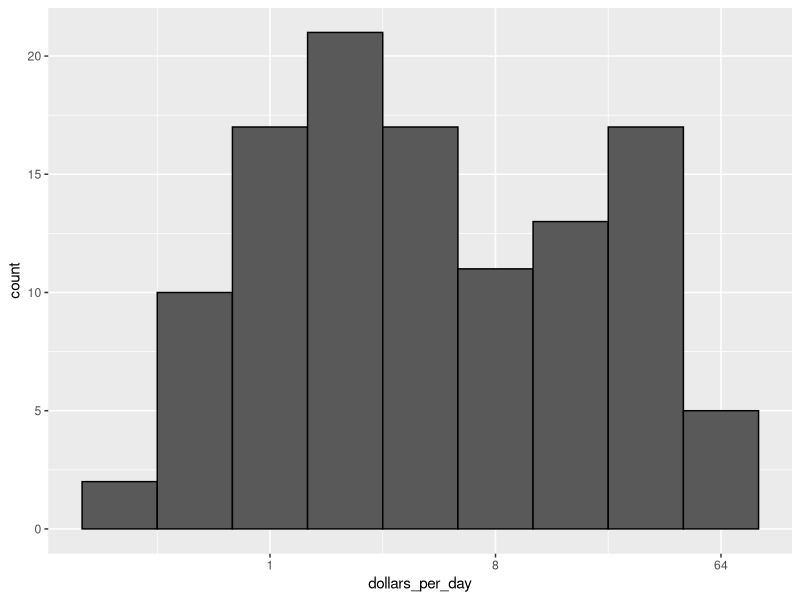
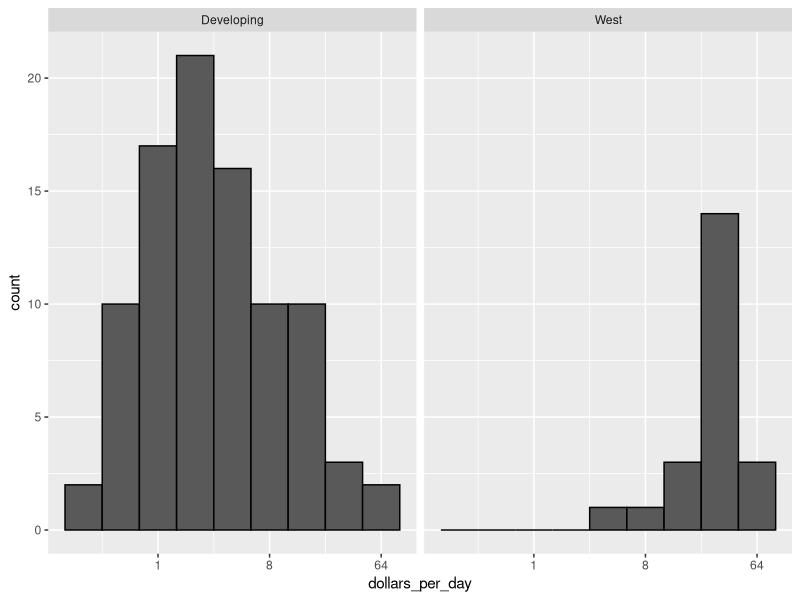
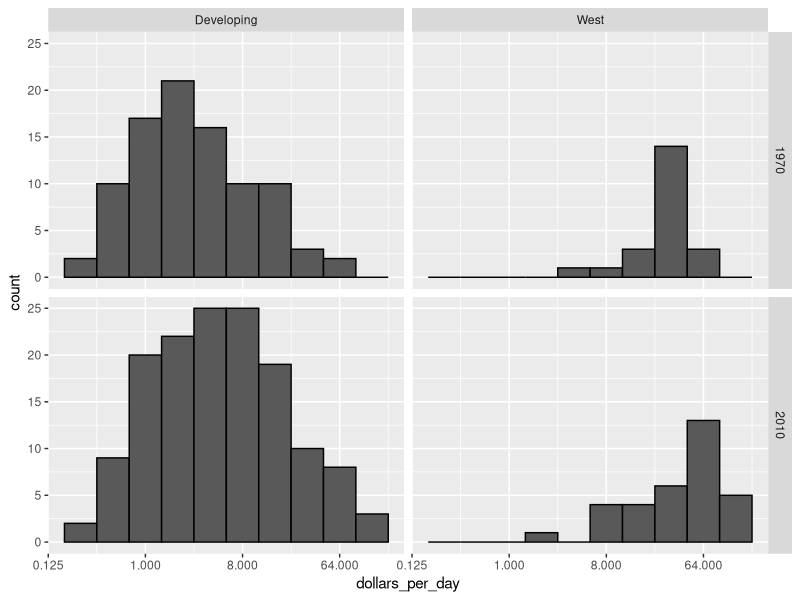
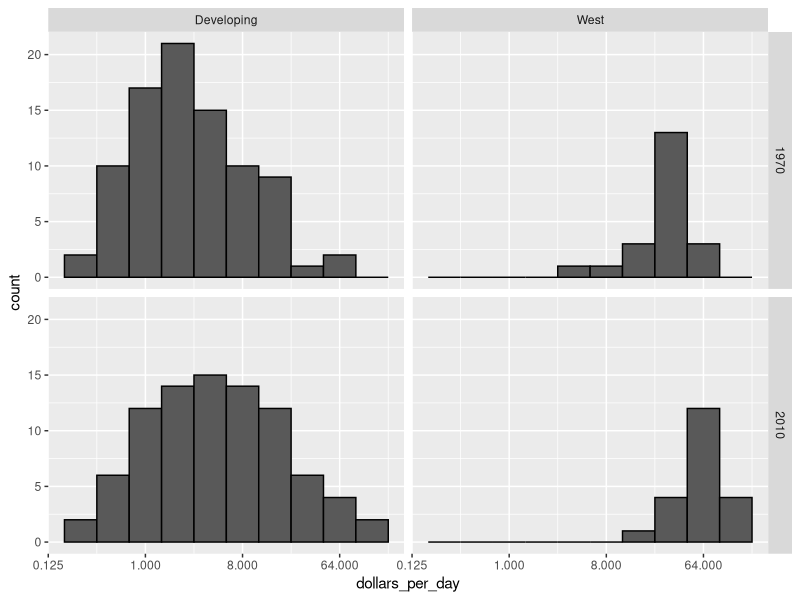
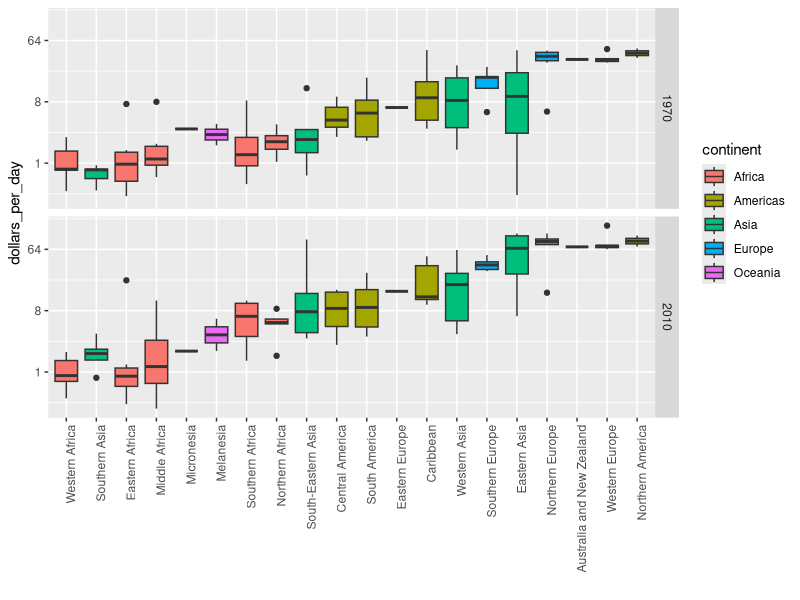
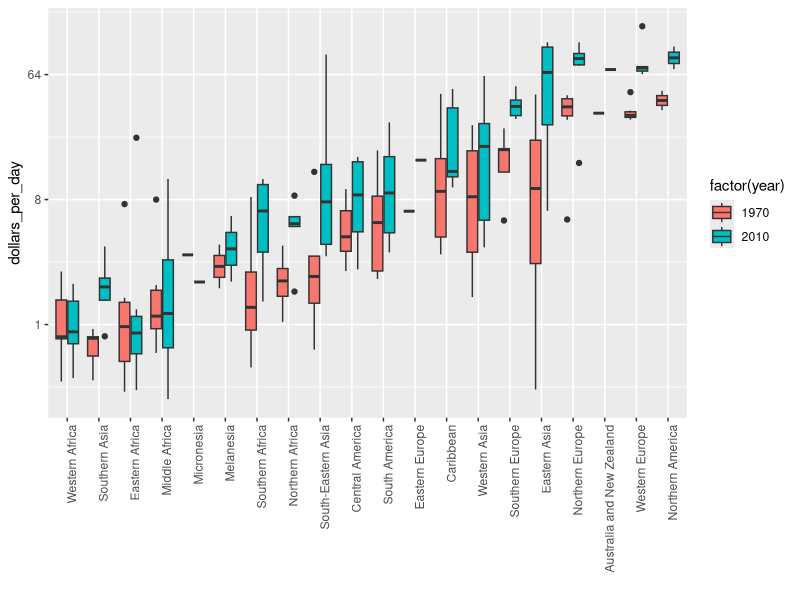

The R script that drew these images, in order:
library(tidyverse)
library(dslabs)
data(gapminder)

# add dollars per day variable and define past year
gapminder <- gapminder %>% mutate(dollars_per_day = gdp/population/365)
past_year <- 1970

gapminder %>%
  filter(year == past_year & !is.na(gdp)) %>%
  ggplot(aes(dollars_per_day)) +
  geom_histogram(binwidth = 1, color = "Black") +
  scale_x_continuous(trans = "log2")

# define Western countries
west <- c("Northern America", "Western Europe", "Northern Europe", "Southern Europe", "Australia and New Zealand")

# facet by West vs developing
gapminder %>%
  filter(year == past_year, !is.na(gdp)) %>%
  mutate(group = ifelse(region %in% west, "West", "Developing")) %>%
  ggplot(aes(dollars_per_day)) +
  geom_histogram(binwidth = 1, color = "black") +
  scale_x_continuous(trans = "log2") +
  facet_grid(.~group)

# facet by West/developing and year
present_year <- 2010

gapminder %>%
  filter(year %in% c(past_year, present_year), !is.na(gdp)) %>%
  mutate(group = ifelse(region %in% west, "West", "Developing")) %>%
  ggplot(aes(dollars_per_day)) +
  geom_histogram(binwidth = 1, color = "black") +
  scale_x_continuous(trans = "log2") +
  facet_grid(year~group)

# define countries that have data available in both years
country_list_1 <- gapminder %>% filter(year == past_year & !is.na(dollars_per_day)) %>% .$country
country_list_2 <- gapminder %>% filter(year == present_year & !is.na(dollars_per_day)) %>% .$country
country_list <- intersect(country_list_1, country_list_2)

# make histogram including only countries with data available in both years
gapminder %>%
  filter(year %in% c(past_year, present_year) & country %in% country_list) %>%
  mutate(group = ifelse(region %in% west, "West", "Developing")) %>%
  ggplot(aes(dollars_per_day)) +
  geom_histogram(binwidth = 1, color = "black") +
  scale_x_continuous(trans = "log2") +
  facet_grid(year~group)

# Boxplots of income in West versus developing world, 1970 and 2010
gapminder %>%
  filter(year %in% c(past_year, present_year) & country %in% country_list) %>% 
  mutate(region = reorder(region, dollars_per_day, FUN = median)) %>%
  ggplot(aes(region, dollars_per_day, fill = continent)) +
  geom_boxplot() +
  xlab("") +
  scale_y_continuous(trans = "log2") +
  theme(axis.text.x = element_text(angle = 90, hjust = 1)) +
  facet_grid(year~.)

# arrange matching boxplots next to each other, colored by year
gapminder %>%
  filter(year %in% c(past_year, present_year) & country %in% country_list) %>% 
  mutate(region = reorder(region, dollars_per_day, FUN = median)) %>%
  ggplot(aes(region, dollars_per_day, fill = factor(year))) +
  geom_boxplot() +
  xlab("") +
  scale_y_continuous(trans = "log2") +
  theme(axis.text.x = element_text(angle = 90, hjust = 1))
